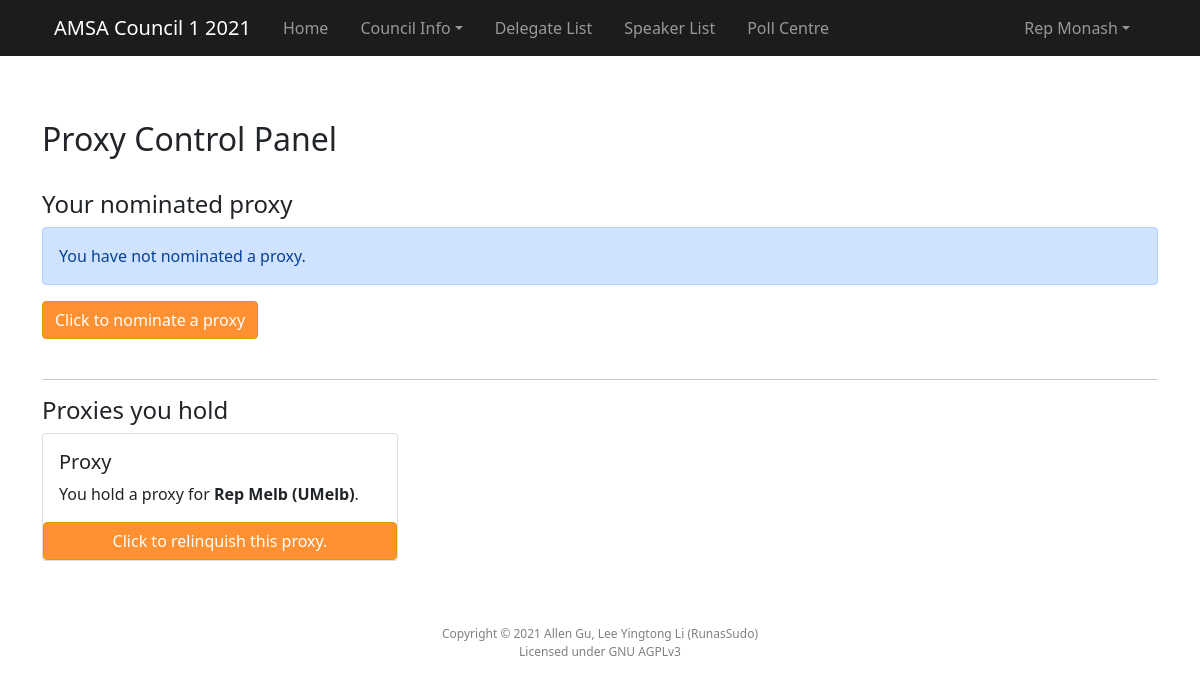
Page /proxy/ (signed in) on the earlier database version.
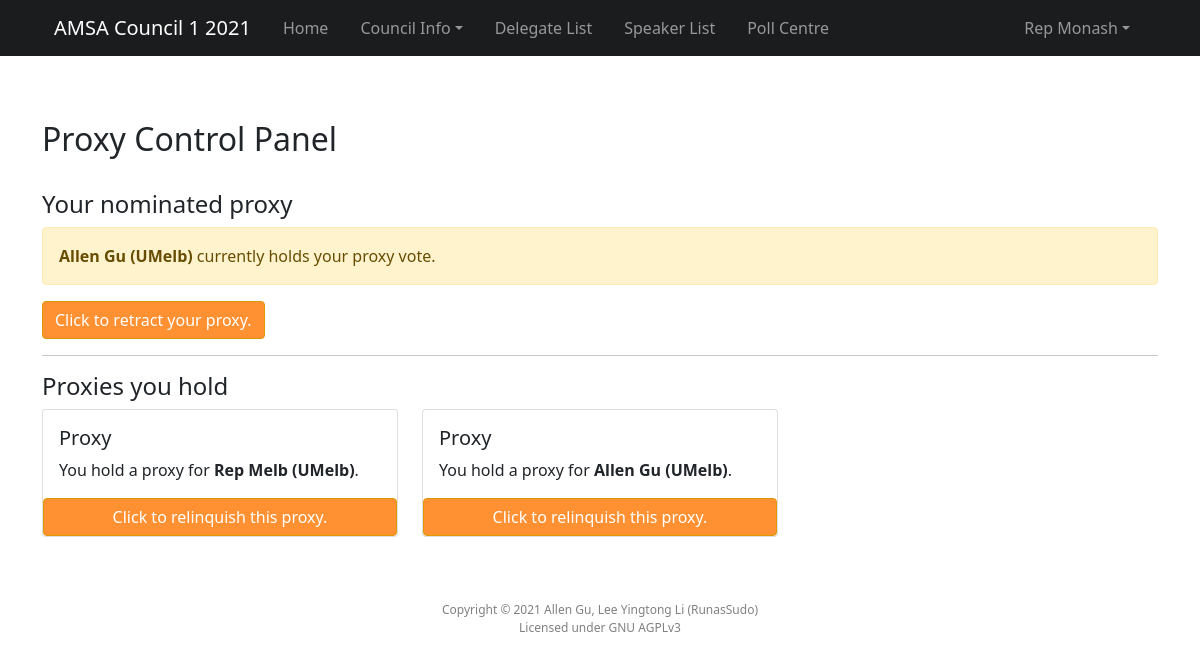
Same page on the later database version.
### councilApp/models.py (models this page shows, shortened)
class Proxy(models.Model):
    id = models.AutoField(primary_key=True)
    voter = models.ForeignKey(Delegate, models.CASCADE, related_name='Proxy_voter')
    holder = models.ForeignKey(Delegate, models.CASCADE, related_name='Proxy_holder')
    active = models.BooleanField(default=True)
    activeTime = models.DateTimeField(auto_now_add=True, null=True)
    expiryTime = models.DateTimeField(null=True)
    class Meta:
        db_table = 'Proxy'

class Delegate(models.Model):
    id = models.AutoField(primary_key=True)
    authClone = models.OneToOneField(User, models.PROTECT, db_column='authClone', null=True)
    name = models.CharField(max_length=100, null=True)
    email = models.EmailField(max_length=254, null=True, blank=True, unique=True)
    rep = models.BooleanField(default=False)
    superadmin = models.BooleanField(default=False)
    institution = models.ForeignKey(Institution, models.CASCADE, null=True)
    role = models.CharField(max_length=200, null=True)
    speakerNum = models.IntegerField(default=0)
    pronouns = models.CharField(max_length=100, null=True)
    first_time = models.BooleanField(default=False)
    class Meta:
        db_table = 'Delegate'
    def __str__(self):
        output = f'{self.name} ({self.institution.shortName})'
        return output

class Institution(models.Model):
    id = models.AutoField(primary_key=True)
    name = models.CharField(max_length=100, null=True)
    shortName = models.CharField(max_length=100, null=True)
    state = models.CharField(max_length=100, null=True)
    votesWeight = models.IntegerField(default=1)
    class Meta:
        db_table = 'Institution'
    def __str__(self):
        output = f'{self.shortName} - {self.name}'
        return output

### councilApp/views.py (the view)
# urls.py: path('proxy/', views.proxy),
@login_required
def proxy(request):
    delegate = request.user.delegate
    proxiesForMe = Proxy.objects.filter(voter=delegate, active=True)
    proxiesIHold = Proxy.objects.filter(holder=delegate, active=True)
    allDelegates = sorted(Delegate.objects.exclude(id=delegate.id), key=lambda x:x.speakerNum)
    return render(request, 'councilApp/proxy.html', {'delegate':delegate, 'proxiesForMe':proxiesForMe, 'proxiesIHold':proxiesIHold,
        'allDelegates':allDelegates, 'active_tab':'proxy'})

### pyplenary/context_processors.py (called while the page is built)
def pyplenary_settings(request):
    return {
    	'NAVBAR_NAME': settings.PYPLENARY_NAVBAR_NAME,
        'SITE_NAME': settings.PYPLENARY_SITE_NAME,
        'SITE_TAGLINE': settings.PYPLENARY_SITE_TAGLINE
    }

### councilApp/templates/councilApp/proxy.html (shortened to what this page needs)
{% extends 'councilApp/base.html' %}
{% block content %}
{% load static %}
<h2>Proxy Control Panel</h2>
<br>
<h4>Your nominated proxy</h4>
{% if proxiesForMe|length == 0 %}
  <div class="alert alert-primary" role="alert">
    You have not nominated a proxy.
  </div>
  <button class="btn btn-primary orange-btn" type="button" data-bs-toggle="collapse" data-bs-target="#proxyCollapse" aria-expanded="false" aria-controls="proxyCollapse">
    Click to nominate a proxy
  </button>
  <br>
  <br>
{% else %}
  <div class="alert alert-warning" role="alert">
    <strong>{{ proxiesForMe.0.holder}}</strong> currently holds your proxy vote.
  </div>
  <a class="btn btn-primary orange-btn" type="button" onclick="retractProxyAJAX()" href="javascript:void(0)">
    Click to retract your proxy.
  </a>
{% endif %}
<hr/>
<h4>Proxies you hold</h4>
{% if proxiesIHold|length == 0 %}
  <div class="alert alert-primary" role="alert">
    You do not hold any proxies.
  </div>
{% else %}
  <div class="row row-cols-1 row-cols-md-3 g-4">
    {% for proxyIHold in proxiesIHold %}
      <div class="col">
        <div class="card h-100">
          <div class="card-body">
            <h5 class="card-title">Proxy</h5>
            <p class="card-text">
              You hold a proxy for <strong>{{ proxyIHold.voter}}</strong>.
          </div>
          <a onclick="resignProxyAJAX({{proxyIHold.id}})" href="javascript:void(0)" class="btn btn-primary card-btn stretched-link">Click to relinquish this proxy.</a>
        </div>
      </div>
    {% endfor %}
  </div>
{% endif %}
{% endblock %}

Differences in the rows shown:
added Proxy: holder.shortName "Allen Gu (UMelb)"
Other differences:
text no longer shown: "You have not nominated a proxy. Click to nominate a proxy"
text now shown: "currently holds your proxy vote. Click to retract your proxy."
